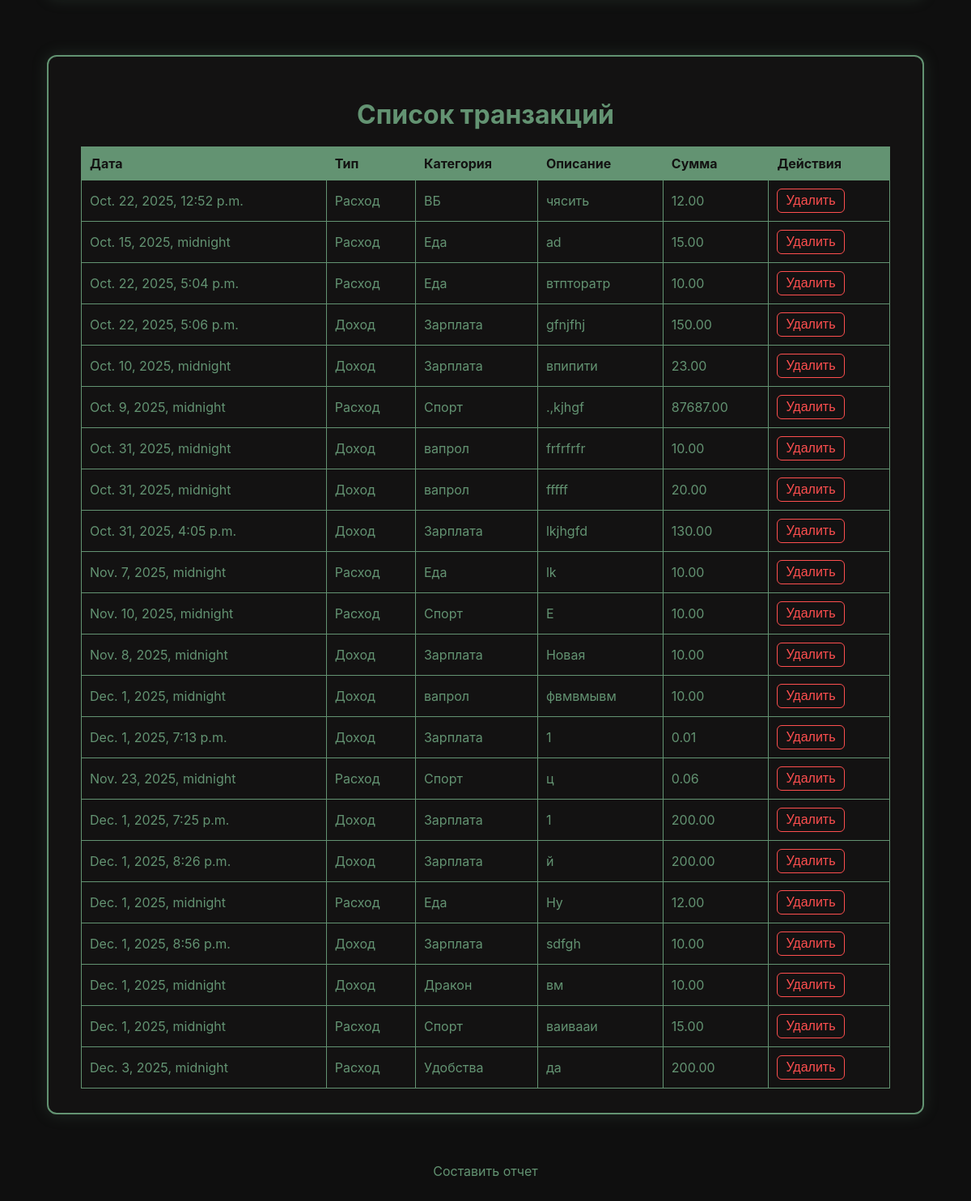
The page /analytics/ (lower part) on the database as committed earlier.
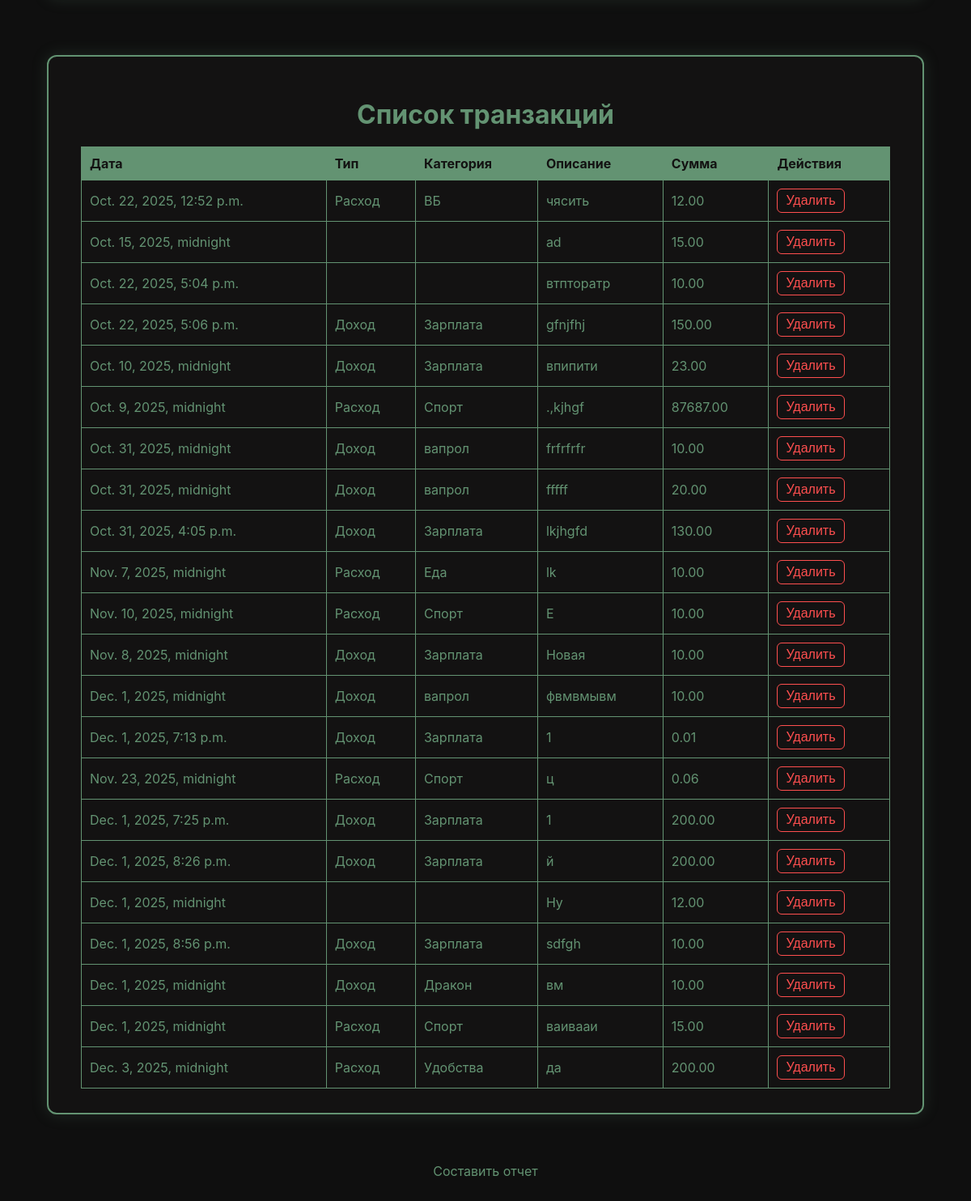
The same page on the database as committed later.
### accounts/models.py (models this page shows, shortened)
class Transaction(models.Model):
    user = models.ForeignKey(User, on_delete=models.CASCADE)
    date = models.DateTimeField(auto_now_add=False)
    category = models.ForeignKey(Category, on_delete=models.SET_NULL, null=True)
    description = models.TextField()
    amount = models.DecimalField(max_digits=10, decimal_places=2, default=0.0)
    goal = models.ForeignKey(Goal, on_delete=models.SET_NULL, null=True, blank=True, verbose_name='Цель')
    goal_amount = models.DecimalField(max_digits=10, decimal_places=2, null=True, blank=True, verbose_name='Сумма для цели')

class Category(models.Model):
    CATEGORY_TYPES = [
        ('income', 'Доход'),
        ('expense', 'Расход'),
    ]
    user = models.ForeignKey(User, on_delete=models.CASCADE)  # Это поле должно быть здесь
    name = models.CharField(max_length=100)
    category_type = models.CharField(max_length=10, choices=CATEGORY_TYPES)

### accounts/views.py (the view)
# urls.py: path('analytics/', AnalyticsView.as_view(), name='analytics'),
class AnalyticsView(View):
    def get(self, request):
        categories = Category.objects.all()
        start_date = request.GET.get('start_date')
        end_date = request.GET.get('end_date')
        category_id = request.GET.get('category')
        transactions = Transaction.objects.all()
        if start_date:
            transactions = transactions.filter(date__gte=start_date)
        if end_date:
            transactions = transactions.filter(date__lte=end_date)
        if category_id:
            transactions = transactions.filter(category_id=category_id)
        dates = []
        amounts = []
        for transaction in transactions:
            if isinstance(transaction.date, datetime.date):
                dates.append(transaction.date)
            if isinstance(transaction.amount, (int, Decimal)):
                amounts.append(float(transaction.amount))
        if len(dates) == 0 or len(amounts) == 0:
            return render(request, 'accounts/analytics.html', {'error': 'Нет доступных данных для построения графика.'})
        if len(dates) != len(amounts):
            return render(request, 'accounts/analytics.html', {'error': 'Данные о транзакциях неполные.'})
        plt.figure()
        plt.plot(dates, amounts, marker='o')
        plt.title('Транзакции')
        plt.xlabel('Дата')
        plt.ylabel('Сумма')
        plt.xticks(rotation=90)
        buf = io.BytesIO()
        plt.savefig(buf, format='png')
        buf.seek(0)
        image_base64 = base64.b64encode(buf.read()).decode('utf-8')
        plt.close()
        return render(request, 'accounts/analytics.html',
                      {'plot_url': image_base64, 'categories': categories, 'start_date': start_date,
                       'end_date': end_date, 'category_id': category_id, 'transactions': transactions})

### accounts/templates/accounts/analytics.html (shortened to what this page needs)
<!DOCTYPE html>
<html lang="ru">
<head>
</head>
<body>
    <div class="container table-container">
        <h1>Список транзакций</h1>
        <table>
            <thead>
                <tr>
                    <th>Дата</th>
                    <th>Тип</th>
                    <th>Категория</th>
                    <th>Описание</th>
                    <th>Сумма</th>
                    <th>Действия</th>
                </tr>
            </thead>
            <tbody>
                {% for transaction in transactions %}
                    <tr>
                        <td>{{ transaction.date }}</td>
                        <td>{{ transaction.category.get_category_type_display }}</td>
                        <td>{{ transaction.category.name }}</td>
                        <td>{{ transaction.description }}</td>
                        <td>{{ transaction.amount }}</td>
                        <td>
                            <form action="{% url 'transaction_delete' transaction.id %}" method="post" style="display:inline;">
                                <button type="submit" class="btn-danger">Удалить</button>
                            </form>
                        </td>
                    </tr>
                {% empty %}
                    <tr>
                        <td colspan="6" style="text-align: center;">Нет транзакций.</td>
                    </tr>
                {% endfor %}
            </tbody>
        </table>
    </div>
    <a href="{% url 'report_builder' %}" class="back">Составить отчет</a>
</body>
</html>

Rows that differ between the two databases and show on the page:
changed Transaction "Oct. 15, 2025, midnight": category.category_type "Расход" → (not shown); category.name "Еда" → (not shown)
changed Transaction "Oct. 22, 2025, 5:04 p.m.": category.category_type "Расход" → (not shown); category.name "Еда" → (not shown)
changed Transaction "Ну": category.category_type "Расход" → (not shown); category.name "Еда" → (not shown)
